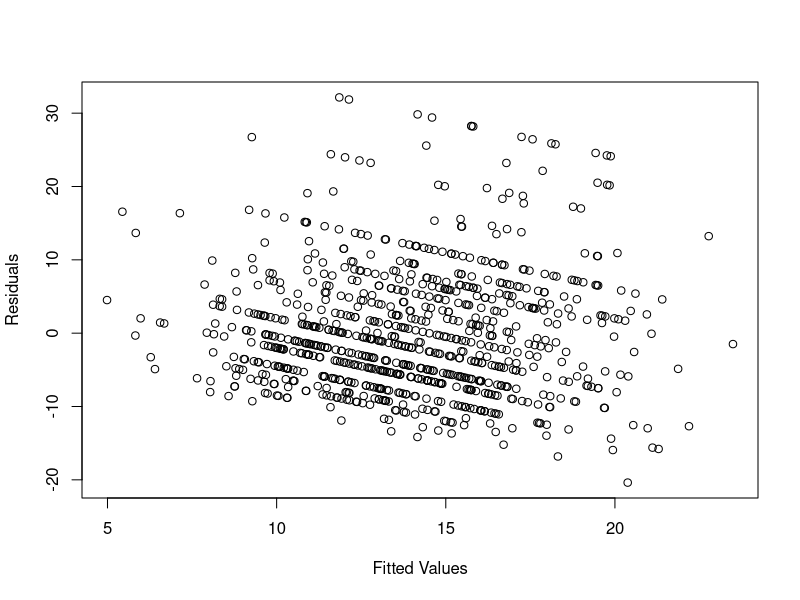
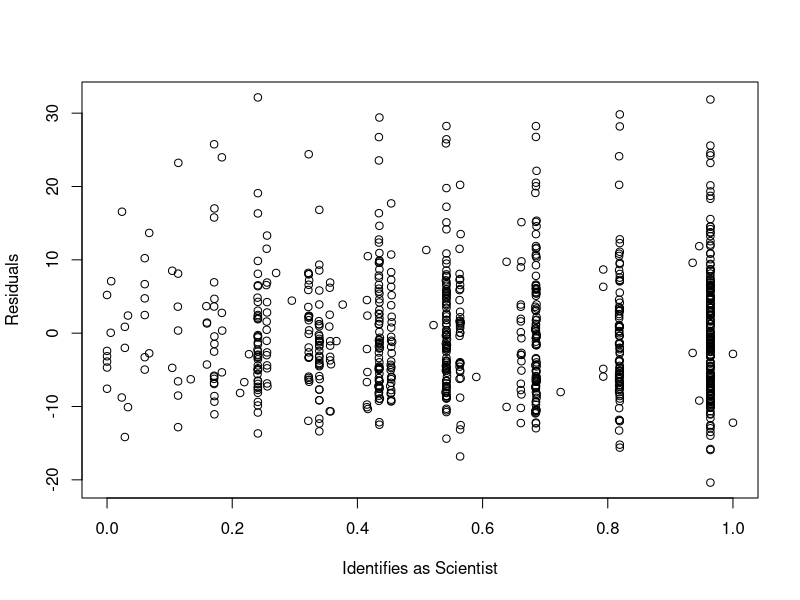
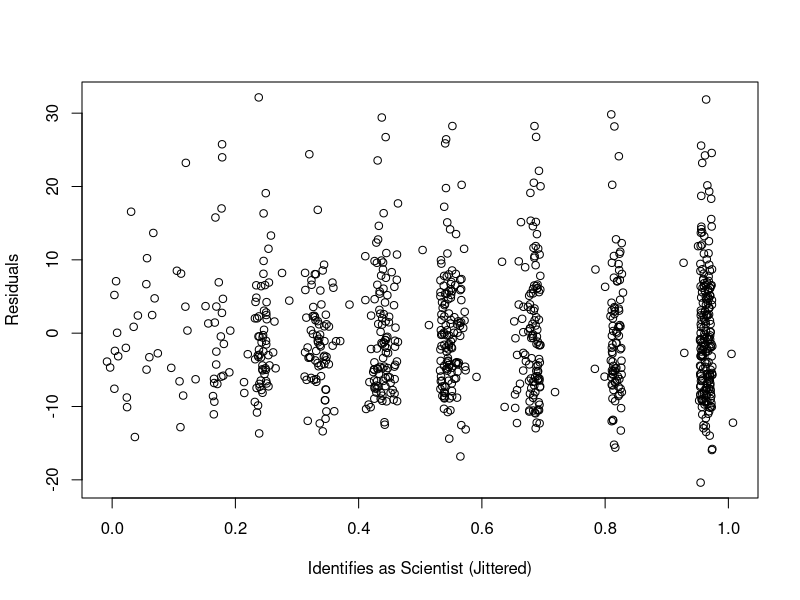
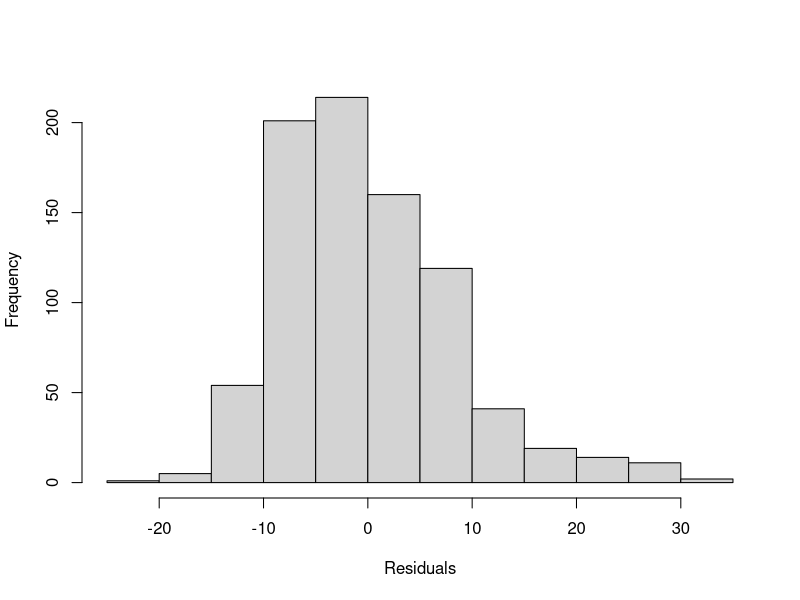
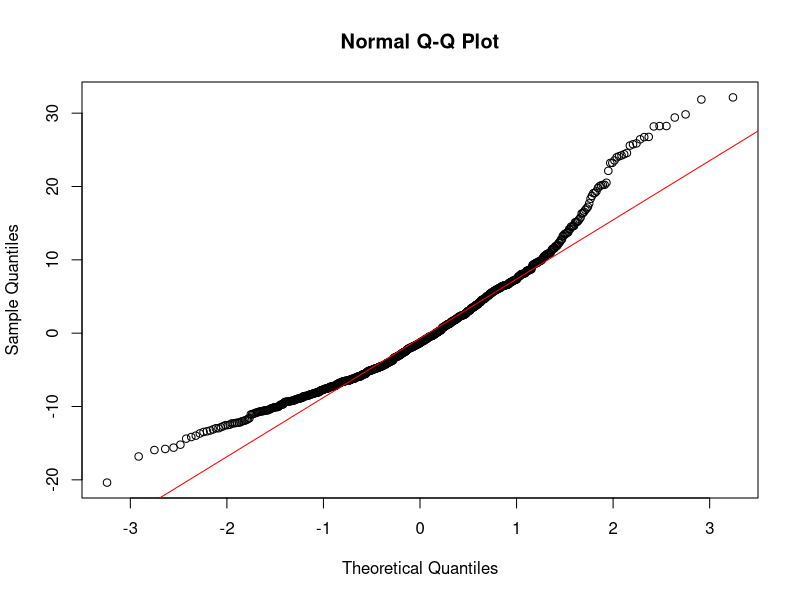
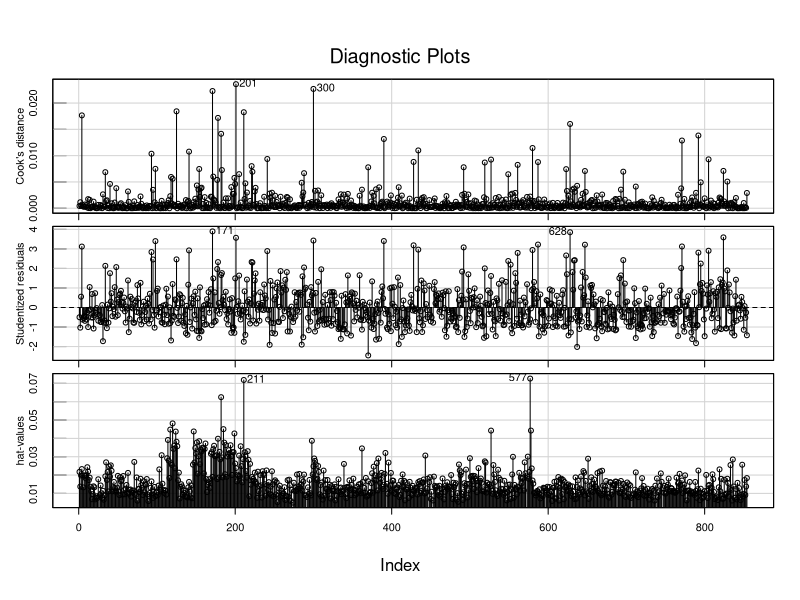

Here is the R script that generated these plots, in order:
###CHAPTER 6: LINEAR MODELS AND REGRESSION DIAGNOSTICS###
###POLITICAL ANALYSIS USING R, BY JAMIE MONOGAN###

##REQUIRED DATA FILE: BPchap7.dta

##SECTION 6.1: ESTIMATION WITH ORDINARY LEAST SQUARES##
#clean up
rm(list=ls())

#load package
library(foreign)

#load data
evolution<-read.dta("BPchap7.dta",convert.factors=FALSE)
#evolution<-read.dta("http://j.mp/BPchap7",convert.factors=FALSE)

#quick view of descriptive statistics
summary(evolution)

#recode missing observations of sex
evolution$female[evolution$female==9]<-NA

#revised view of descriptive statistics
summary(evolution)

#subset our data to observed only
evolution<-subset(evolution,!is.na(female))
#evolution<-na.omit(evolution)

#estimate linear regression model of hours spent teaching evolution with ordinary least squares
mod.hours<-lm(hrs_allev~phase1*senior_c+phase1*notest_p+female+biocred3+degr3+evol_course+certified+idsci_trans+confident,data=evolution)
summary(mod.hours)

#create LaTeX table for results
#install.packages('xtable')
#library(xtable)
#xtable(mod.hours)

#confidence intervals for regression coefficients
confint(mod.hours,level=0.90)

##SECTION 6.2: REGRESSION DIAGNOSTICS##
#SECTION 6.2.1: FUNCTIONAL FORM#
#plot residuals against fitted values
plot(y=mod.hours$residuals,x=mod.hours$fitted.values,xlab="Fitted Values",ylab="Residuals")

#plot residuals against RAW VALUES of how much the teacher thinks of him or herself as a scientist
plot(y=mod.hours$residuals,x=evolution$idsci_trans,xlab="Identifies as Scientist",ylab="Residuals")

#plot residuals against JITTERED VALUES of how much the teacher thinks of him or herself as a scientist
plot(y=mod.hours$residuals,x=jitter(evolution$idsci_trans,amount=.01),xlab="Identifies as Scientist (Jittered)",ylab="Residuals")

#Ramsey's RESET test, considering a cubic functional form
evolution$fit<-mod.hours$fitted.values
reset.mod<-lm(hrs_allev~phase1*senior_c+phase1*notest_p+female+biocred3+degr3+evol_course+certified+idsci_trans+confident+I(fit^2)+I(fit^3),data=evolution)
anova(mod.hours, reset.mod)

#load 'lmtest' library
#install.packages('lmtest')
library(lmtest)

#Durbin-Watson test for whether residuals are similar at similar levels of rigor of evolution standards
dwtest(mod.hours,order.by=evolution$phase1)

#refitted linear regression model with cubic form of rigor of evolution standards
mod.cubic<-lm(hrs_allev~phase1*senior_c+phase1*notest_p+female+biocred3+degr3+evol_course+certified+idsci_trans+confident+I(phase1^2)*senior_c+I(phase1^3)*senior_c++I(phase1^2)*notest_p+I(phase1^3)*notest_p,data=evolution)
summary(mod.cubic)

#SECTION 6.2.2: HETEROSCEDASTICITY#
#Breusch-Pagan test
bptest(mod.hours, studentize=FALSE)

#load 'sandwich' package
#install.packages('sandwich')
library(sandwich)

#compute Huber-White standard errors and re-report results
coeftest(mod.hours,vcov=vcovHC)

#compute squared residuals and fit regression to compute weights
evolution$resid2<-mod.hours$residuals^2
weight.reg<-lm(log(resid2)~phase1*senior_c+phase1*notest_p+female+biocred3+degr3+evol_course+certified+idsci_trans+confident, data=evolution)
summary(weight.reg)

#re-estimate linear regression model with weighted least squares
wls.mod<-lm(hrs_allev~phase1*senior_c+phase1*notest_p+female+biocred3+degr3+evol_course+certified+idsci_trans+confident,data=evolution,weights=I(1/exp(weight.reg$fitted.values)))
summary(wls.mod)

#SECTION 6.2.3: NORMALITY#
#histogram of residuals
hist(mod.hours$residuals,xlab="Residuals",main="")

#quantile-quantile plot, with guide line added
qqnorm(mod.hours$residuals)
qqline(mod.hours$residuals,col='red')

#load 'tseries' package
#install.packages('tseries')
library(tseries)

#Jarque-Bera test of residual normality
jarque.bera.test(mod.hours$residuals)

#SECTION 6.2.4: MULTICOLLINEARITY#
#load 'car' package
library(car)

#compute variance inflation factors
vif(mod.hours)

#SECTION 6.2.5: OUTLIERS, LEVERAGE, AND INFLUENTIAL DATA POINTS#
#plot Cook's D, Studentized residuals, and hat values
influenceIndexPlot(mod.hours,vars=c("Cook","Studentized","hat"),id.n=5)
